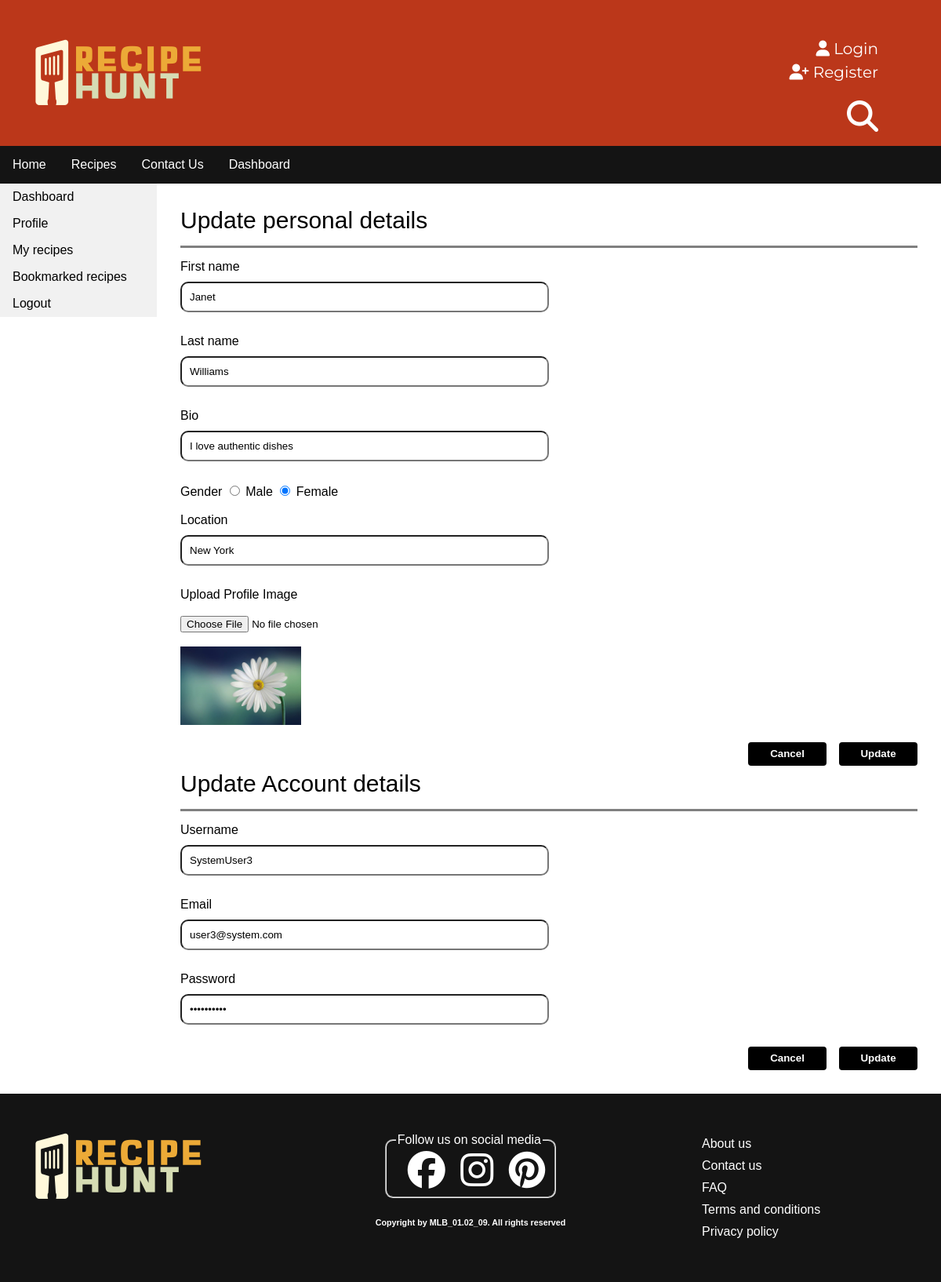
/user-dashboard/user-dashboard.php (signed in), run on the app's committed database.
### tables this page shows
CREATE TABLE `profile_details` (
  `UserID` int(11) NOT NULL,
  `First_name` varchar(30) NOT NULL,
  `Last_name` varchar(30) NOT NULL,
  `Bio` varchar(255) DEFAULT NULL,
  `Gender` varchar(15) DEFAULT NULL,
  `Location` varchar(50) DEFAULT NULL,
  `Profile_image` varchar(255) DEFAULT NULL
);

CREATE TABLE `system_users` (
  `UserID` int(11) NOT NULL,
  `Username` varchar(50) NOT NULL,
  `User_email` varchar(150) NOT NULL,
  `User_Password` varchar(10) NOT NULL,
  `User_role` varchar(15) NOT NULL DEFAULT 'Normal'
);

### user-dashboard/user-dashboard.php (the view, shortened to what this page needs)
<?php
    require_once "../config/config.php";
    $checkID = $_SESSION['userid'];
    $sql = "SELECT * FROM profile_details WHERE UserID = '$checkID' ";
    $result = mysqli_query($conn, $sql);
    if(mysqli_num_rows($result) > 0){
        while($row = mysqli_fetch_assoc($result)){
            $First_name = $row['First_name'];
            $Last_name = $row['Last_name'];
            $Bio = $row['Bio'];
            $Gender = $row['Gender'];
            $Location = $row['Location'];
            $Profile_image = $row['Profile_image'];
        }
    }
?>
<?php
    $sql = "SELECT * FROM system_users WHERE UserID = '$checkID'";
    $result = mysqli_query($conn, $sql);
    if(mysqli_num_rows($result) > 0){
        while($row = mysqli_fetch_assoc($result)){
            $Username = $row['Username'];
            $User_email = $row['User_email'];
            $User_Password = $row['User_Password'];
        }
    }
?>
<!DOCTYPE html>
<html>
<head>
    <link rel="stylesheet" href="../styles/user-dashboard.css" />
</head>
<body>
    <?php require "uheader.php"?>
    <div class = grid>
        <div class="subMenu">
                    <ul>
                        <li><a href="user-dashboard.php">Dashboard</a></li>
                        <li><a href="profile.php">Profile</a></li>
                        <li><a href="my-recipes.php">My recipes</a></li>
                        <li><a href="bookmarked-recipes.php">Bookmarked recipes</a></li>
                        <li><a href="logout.php">Logout</a></li>
                    </ul>
        </div>
        <main>
            <div class = "personalDetails">
                <div class = topic>
                    Update personal details
                    <hr>
                </div>
                <form name="updateUserDetails" onsubmit="return validateUserDetails()" action="update-user-details.php" method="POST" enctype="multipart/form-data">
                    <label for="First_name"> First name </label> <br>
                    <input type="text" name="First_name" value="<?php echo $First_name; ?>" required>
                    <br> <br>
                    <label for="Last_name"> Last name </label> <br>
                    <input type="text" name="Last_name" value="<?php echo $Last_name; ?>" required>
                    <br> <br>
                    <label for="Bio"> Bio </label> <br>
                    <input type="text" name="Bio" value="<?php echo $Bio; ?>"> <br> <br>
                    <label for="Gender"> Gender </label>
                    <span class="Gender_radio">
                        <input type="radio" name="Gender" class="radio"
                            <?php if($Gender == "Male") { echo "checked"; }?> value="Male"> Male
                        <input type="radio" name="Gender" class="radio"
                            <?php if($Gender == "Female") { echo "checked"; }?> value="Female"> Female <br> <br>
                    </span>
                    <label for="Location"> Location </label> <br>
                    <input type="text" name="Location" value="<?php echo $Location; ?>"> <br> <br>
                    <label class="Upload_Image">Upload Profile Image</label> <br> <br>
                    <label class="image-upload" name="image">
                    <input type="file" id="image" name="image" onchange="preview()" /> <br> <br>
                    <img id="frame" class="image-pre" src="../images/profile/<?php echo $Profile_image ?>" height = "100px" />
                    </label>
                    <br>
                    <br>
                    <input id = "button" type="submit" name="submit" class="submit_button" value="Update">
                    <button id = "button" name="cancel" onclick="location.href='#'">Cancel</button>
                </form>
                <br> <br>
                <div class = "accountDetails">
                <div class = topic>
                    Update Account details
                    <hr>
                </div>
                <form name="updateAccountDetails" onsubmit = "return validateAccountDetails()" action="update-account-details.php" method="POST" enctype="multipart/form-data">
                    <label for="Username"> Username </label> <br>
                    <input type="text" name="Username" value="<?php echo $Username; ?>" required>
                    <br> <br>
                    <label for="User_email"> Email </label> <br>
                    <input type="text" name="User_email" value="<?php echo $User_email; ?>" required>
                    <br> <br>
                    <label for="User_Password"> Password </label> <br>
                    <input type="password" name="User_Password" value="<?php echo $User_Password; ?>" required>
                    <br> <br>
                    <input id = "button" type="submit" name="submit" class="submit_button" value="Update">
                    <button id = "button" name="cancel" onclick="location.href='#'">Cancel</button>
                </form>
            </div>
        </main>
    </div>
    <?php require "ufooter.php"?>
</body>
</html>

### styles/user-dashboard.css (style rules this page uses)
.grid { height: max-content; font-family: Verdana, Geneva, Tahoma, sans-serif; display: grid; grid-template-columns: 200px 1fr; grid-template-rows: 1fr ; box-sizing: border-box; }
.subMenu { grid-column-start: 1; grid-column-end: 2; }
.subMenu ul { list-style-type: none; margin: 0; padding: 0; width: 200px; background-color: #f1f1f1; }
.subMenu a { display: block; color: #000; padding: 8px 16px; text-decoration: none; }
main { grid-column-start: 2; grid-column-end: 3; padding: 30px; }
#button { width: 100px; height: 30px; float: right; cursor: pointer; font-weight: bold; border: 0; outline: none; color: white; background-color: black; border-radius: 0.25rem; margin-left: 1rem; }
.topic { font-size: 30px; }
.topic hr { height: 3px; width: 100%; border-width: 0; background-color: gray; }
label { font-size: 16px; }
input[type=text] { width: 50%; padding: 10px; margin: 10px 0; box-sizing: border-box; border-radius: 10px; }
input[type=password] { width: 50%; padding: 10px; margin: 10px 0; box-sizing: border-box; border-radius: 10px; }

### styles/header.css (style rules this page uses)
body { margin: 0; }

### styles/footer.css (style rules this page uses)
body { margin: 0; }

### data on the page
profile_details: First_name "Janet", Last_name "Williams", Bio "I love authentic dishes", Gender "☑", Location "New York", Profile_image (picture)
system_users: Username "SystemUser3", User_email "user3@system.com"
